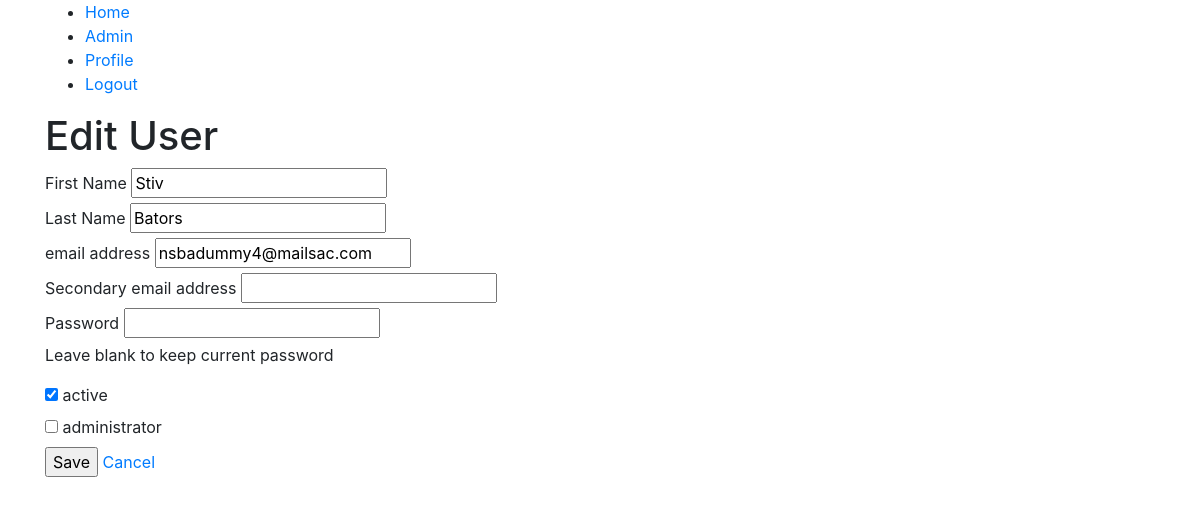
Page /admin/users/edit.php?userId=10 (signed in) on the committed database.
### tables this page shows
CREATE TABLE `user` (
  `userId` int(11) NOT NULL,
  `firstName` varchar(128) NOT NULL,
  `lastName` varchar(128) NOT NULL,
  `email` varchar(128) NOT NULL,
  `emailSecondary` varchar(128) DEFAULT NULL,
  `password` varchar(255) NOT NULL,
  `password_reset_token` varchar(40) DEFAULT NULL,
  `password_reset_expires_at` datetime DEFAULT NULL,
  `activation_token` varchar(40) DEFAULT NULL,
  `is_active` tinyint(1) NOT NULL DEFAULT '0',
  `is_admin` tinyint(1) NOT NULL DEFAULT '0'
);

### classes/User.class.php (called while the page is built, shortened)
<?php
class User
{
  public static function findByID($userId)
  {
    try {
      $db = Database::getInstance();
      $stmt = $db->prepare('SELECT * FROM user WHERE userId = :userId LIMIT 1');
      $stmt->execute([':userId' => $userId]);
      $user = $stmt->fetchObject('User');
      if ($user !== false) {
        return $user;
      }
    } catch(PDOException $exception) {
      error_log($exception->getMessage());
    }
  }
  public static function getByIDor404($data)
  {
    if (isset($data['userId'])) {
      $user = static::findByID($data['userId']);
      if ($user !== null) {
        return $user;
      }
    }
  }
}

### classes/Auth.class.php (called while the page is built, shortened)
<?php
class Auth
{
    private static $_instance;
    private $_currentUser;
  public static function getInstance()
  {
    if (static::$_instance === NULL) {
      static::$_instance = new Auth();
    }
    return static::$_instance;
  }
  public function getCurrentUser()
  {
    if ($this->_currentUser === null) {
      if (isset($_SESSION['user_id'])) {
        $this->_currentUser = User::findByID($_SESSION['user_id']);
    } else {
        $this->_currentUser = $this->_loginFromCookie();
      }
    }
    return $this->_currentUser;
  }
  public function isLoggedIn()
  {
    return $this->getCurrentUser() !== null;
  }
  public function requireLogin()
  {
    if ( ! $this->isLoggedIn()) {
      $url = $_SERVER['REQUEST_URI'];
      if ( ! empty($url)) {
        $_SESSION['return_to'] = $url;
      }
      Util::redirect('/Capstone_Seed/login.php');
    }
  }
}

### admin/users/form.php (the view, shortened to what this page needs)
<form method="post">
  <div>
    <label for="firstName">First Name</label>
    <input id="firstName" name="firstName" value="<?php echo htmlspecialchars($user->firstName); ?>" />
  </div>
  <div>
    <label for="lastName">Last Name</label>
    <input id="lastName" name="lastName" value="<?php echo htmlspecialchars($user->lastName); ?>" />
  </div>
  <div>
    <label for="email">email address</label>
    <input id="email" name="email" value="<?php echo htmlspecialchars($user->email); ?>" />
  </div>
  <div>
    <label for="emailSecondary">Secondary email address</label>
    <input id="emailSecondary" name="emailSecondary" value="<?php echo htmlspecialchars($user->emailSecondary); ?>" />
  </div>
  <div>
    <label for="password">Password</label>
    <input type="password" id="password" name="password" />
    <p>Leave blank to keep current password</p>
  </div>
  <?php $is_same_user = $user->userId == Auth::getInstance()->getCurrentUser()->userId; ?>
  <div>
    <label for="is_active">
        <?php if ($is_same_user): ?>
            <input type="hidden" name="is_active" value="1" />
            <input type="checkbox" disabled="disabled" checked="checked" /> active
        <?php else: ?>
            <input id="is_active" name="is_active" type="checkbox" value="1"
                <?php if ($user->is_active): ?>checked="checked"<?php endif; ?>/> active
        <?php endif; ?>
    </label>
  </div>
  <div>
    <label for="is_admin">
        <?php if ($is_same_user): ?>
            <input type="hidden" name="is_admin" value="1" />
            <input type="checkbox" disabled="disabled" checked="checked" /> administrator
        <?php else: ?>
            <input id="is_admin" name="is_admin" type="checkbox" value="1"
                <?php if ($user->is_admin): ?>checked="checked"<?php endif; ?>/> administrator
        <?php endif; ?>
    </label>
  </div>
  <input type="submit" value="Save" />
  <a href="/Capstone_Seed/admin/users<?php if (isset($user->userId)) { echo '/show.php?userId=' . $user->userId; } ?>">Cancel</a>
</form>

### rows in the picture
user: firstName "Stiv", lastName "Bators", email "nsbadummy4@mailsac.com", is_active "☑"
